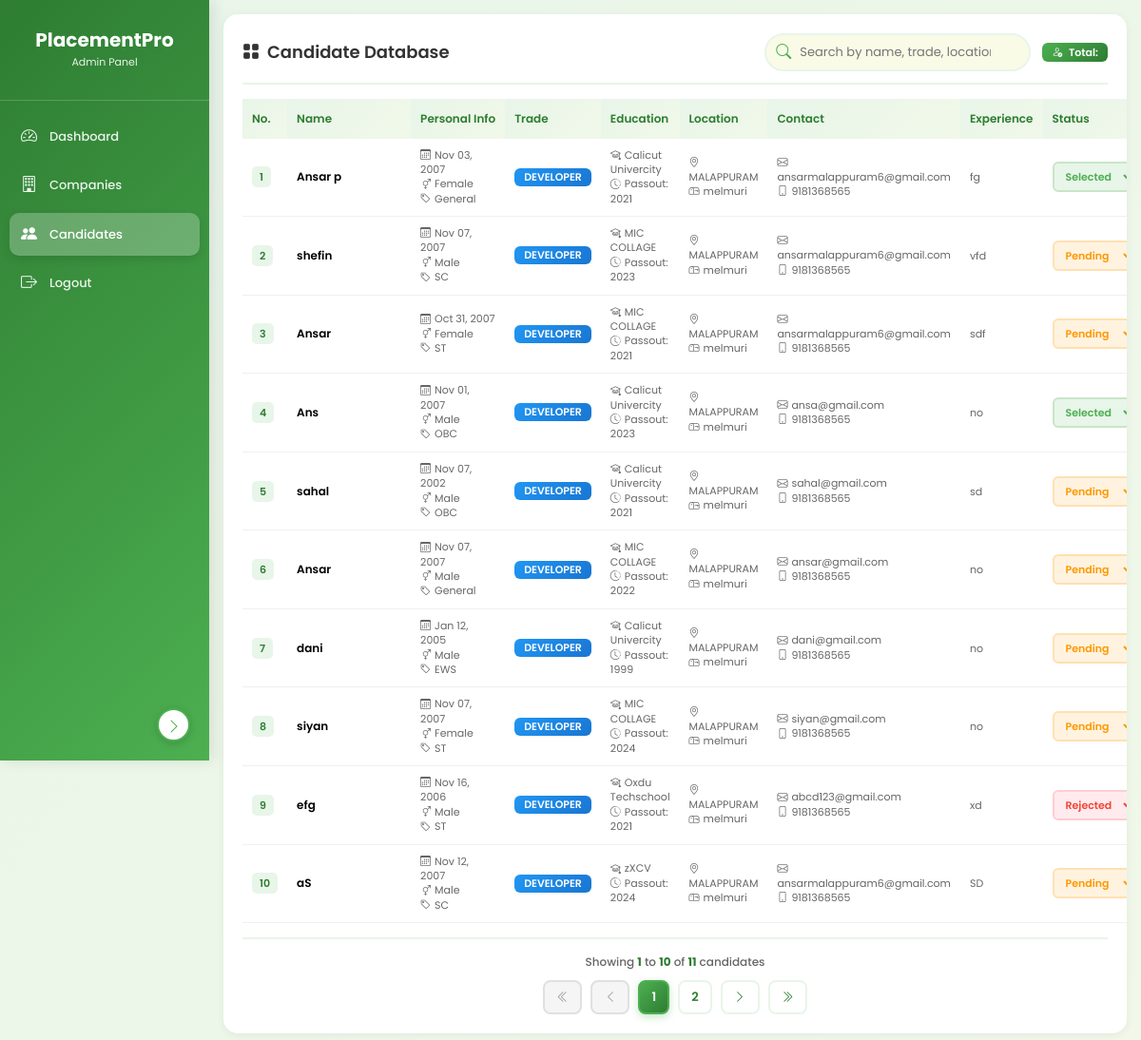
/view_candidates/ (signed in), run on the app's committed database.
### web/models.py (models this page shows, shortened)
class CandidateRegistration(models.Model):
    GENDER_CHOICES = (
        ('male', 'Male'),
        ('female', 'Female'),
        ('other', 'Other'),
    )
    CATEGORY_CHOICES = (
        ('general', 'General'),
        ('obc', 'OBC'),
        ('sc', 'SC'),
        ('st', 'ST'),
        ('ews', 'EWS'),
    )
    STATUS_CHOICES = (
        ('pending', 'Pending'),
        ('selected', 'Selected'),
        ('rejected', 'Rejected'),
    )
    name = models.CharField(max_length=200)
    dob = models.DateField()
    gender = models.CharField(max_length=10, choices=GENDER_CHOICES)
    category = models.CharField(max_length=20, choices=CATEGORY_CHOICES)
    district = models.CharField(max_length=100)
    post_office = models.CharField(max_length=100)
    mobile = models.CharField(max_length=15)
    email = models.EmailField()
    trade = models.CharField(max_length=100)
    passout_year = models.IntegerField()
    institute = models.CharField(max_length=300)
    experience = models.TextField()
    status = models.CharField(max_length=20, choices=STATUS_CHOICES, default='pending')
    created_at = models.DateTimeField(auto_now_add=True)

### web/views.py (the view)
# urls.py: path('view_candidates/', views.view_candidates, name='view_candidates'),
@login_required
def view_candidates(request):
    if request.user.profile.user_type != 'admin':
        messages.error(request, 'Access denied. Admin only.')
        return redirect('web:main')
    candidates_list = CandidateRegistration.objects.all().order_by('-created_at')
    paginator = Paginator(candidates_list, 10)
    page = request.GET.get('page', 1)
    try:
        candidates = paginator.page(page)
    except PageNotAnInteger:
        candidates = paginator.page(1)
    except EmptyPage:
        candidates = paginator.page(paginator.num_pages)
    return render(request, 'web/view_candidates.html', {'candidates': candidates})

### templates/web/view_candidates.html (shortened to what this page needs)
<!DOCTYPE html>
<html lang="en">
<head>
    <link href="https://cdn.jsdelivr.net/npm/bootstrap@5.3.3/dist/css/bootstrap.min.css" rel="stylesheet">
    <link rel="stylesheet" href="https://cdn.jsdelivr.net/npm/bootstrap-icons@1.11.1/font/bootstrap-icons.css">
</head>
<body>
    <div class="sidebar" id="sidebar">
        <div class="sidebar-toggle" onclick="toggleSidebar()">
            <i class="bi bi-chevron-left"></i>
        </div>
        <div class="sidebar-header">
            <h2>PlacementPro</h2>
            <p>Admin Panel</p>
        </div>
        <ul class="sidebar-menu">
            <li><a href="{% url 'web:dashboard' %}" data-tooltip="Dashboard"><i class="bi bi-speedometer2"></i> <span class="menu-text">Dashboard</span></a></li>
            <li><a href="{% url 'web:view_companies' %}" data-tooltip="Companies"><i class="bi bi-building"></i> <span class="menu-text">Companies</span></a></li>
            <li><a href="{% url 'web:view_candidates' %}" class="active" data-tooltip="Candidates"><i class="bi bi-people-fill"></i> <span class="menu-text">Candidates</span></a></li>
            <li><a href="{% url 'web:logout' %}" data-tooltip="Logout"><i class="bi bi-box-arrow-right"></i> <span class="menu-text">Logout</span></a></li>
        </ul>
    </div>
    <div class="main-content" id="mainContent">
        <div class="content-section">
            <div class="section-header">
                <h3>
                    <i class="bi bi-grid-fill"></i>
                    Candidate Database
                </h3>
                <div class="header-actions">
                    <div class="search-container">
                        <input type="text"
                               class="search-input"
                               id="searchInput"
                               placeholder="Search by name, trade, location..."
                               autocomplete="off">
                    </div>
                    <span class="badge bg-success">
                        <i class="bi bi-person-check me-1"></i>
                        Total:
                    </span>
                </div>
            </div>
            <div class="table-wrapper">
                <table class="table table-hover" id="candidatesTable">
                    <thead>
                        <tr>
                            <th>No.</th>
                            <th>Name</th>
                            <th>Personal Info</th>
                            <th>Trade</th>
                            <th>Education</th>
                            <th>Location</th>
                            <th>Contact</th>
                            <th>Experience</th>
                            <th>Status</th>
                        </tr>
                    </thead>
                    <tbody>
                        {% for candidate in candidates %}
                        <tr data-name="{{ candidate.name|lower }}"
                            data-trade="{{ candidate.trade|lower }}"
                            data-district="{{ candidate.district|lower }}"
                            data-gender="{{ candidate.get_gender_display|lower }}"
                            data-category="{{ candidate.get_category_display|lower }}"
                            data-status="{{ candidate.status|lower }}">
                            <td><span class="id-badge">{{ forloop.counter|add:candidates.start_index|add:"-1" }}</span></td>
                            <td class="name-cell">{{ candidate.name }}</td>
                            <td class="info-cell">
                                <small><i class="bi bi-calendar3 me-1"></i>{{ candidate.dob|date:"M d, Y" }}</small>
                                <small><i class="bi bi-gender-ambiguous me-1"></i>{{ candidate.get_gender_display }}</small>
                                <small><i class="bi bi-tag me-1"></i>{{ candidate.get_category_display }}</small>
                            </td>
                            <td><span class="badge bg-primary">{{ candidate.trade }}</span></td>
                            <td class="info-cell">
                                <small><i class="bi bi-mortarboard me-1"></i>{{ candidate.institute|truncatewords:3 }}</small>
                                <small><i class="bi bi-clock-history me-1"></i>Passout: {{ candidate.passout_year }}</small>
                            </td>
                            <td class="info-cell">
                                <small><i class="bi bi-geo-alt me-1"></i>{{ candidate.district }}</small>
                                <small><i class="bi bi-mailbox me-1"></i>{{ candidate.post_office }}</small>
                            </td>
                            <td class="contact-cell info-cell">
                                <small><i class="bi bi-envelope me-1"></i>{{ candidate.email }}</small>
                                <small><i class="bi bi-phone me-1"></i>{{ candidate.mobile }}</small>
                            </td>
                            <td>
                                <small class="experience-cell" title="{{ candidate.experience }}">
                                    {{ candidate.experience|truncatewords:8 }}
                                </small>
                            </td>
                            <td>
                                <form method="POST" action="{% url 'web:update_candidate_status' candidate.id %}" style="display: inline;">
                                    <select name="status" class="status-select {{ candidate.status }}" onchange="this.form.submit()">
                                        <option value="pending" {% if candidate.status == 'pending' %}selected{% endif %}>Pending</option>
                                        <option value="selected" {% if candidate.status == 'selected' %}selected{% endif %}>Selected</option>
                                        <option value="rejected" {% if candidate.status == 'rejected' %}selected{% endif %}>Rejected</option>
                                    </select>
                                </form>
                            </td>
                        </tr>
                        {% endfor %}
                    </tbody>
                </table>
            </div>
            {% if candidates.has_other_pages %}
            <div class="pagination-wrapper">
                <div class="page-info">
                    Showing <strong>{{ candidates.start_index }}</strong> to <strong>{{ candidates.end_index }}</strong> of <strong>{{ candidates.paginator.count }}</strong> candidates
                </div>
                <nav aria-label="Candidates pagination">
                    <ul class="pagination">
                        {% if candidates.has_previous %}
                        <li class="page-item">
                            <a class="page-link" href="?page=1" aria-label="First">
                                <i class="bi bi-chevron-double-left"></i>
                            </a>
                        </li>
                        <li class="page-item">
                            <a class="page-link" href="?page={{ candidates.previous_page_number }}" aria-label="Previous">
                                <i class="bi bi-chevron-left"></i>
                            </a>
                        </li>
                        {% else %}
                        <li class="page-item disabled">
                            <span class="page-link"><i class="bi bi-chevron-double-left"></i></span>
                        </li>
                        <li class="page-item disabled">
                            <span class="page-link"><i class="bi bi-chevron-left"></i></span>
                        </li>
                        {% endif %}
                        {% for num in candidates.paginator.page_range %}
                            {% if candidates.number == num %}
                            <li class="page-item active">
                                <span class="page-link">{{ num }}</span>
                            </li>
                            {% elif num > candidates.number|add:'-3' and num < candidates.number|add:'3' %}
                            <li class="page-item">
                                <a class="page-link" href="?page={{ num }}">{{ num }}</a>
                            </li>
                            {% endif %}
                        {% endfor %}
                        {% if candidates.has_next %}
                        <li class="page-item">
                            <a class="page-link" href="?page={{ candidates.next_page_number }}" aria-label="Next">
                                <i class="bi bi-chevron-right"></i>
                            </a>
                        </li>
                        <li class="page-item">
                            <a class="page-link" href="?page={{ candidates.paginator.num_pages }}" aria-label="Last">
                                <i class="bi bi-chevron-double-right"></i>
                            </a>
                        </li>
                        {% endif %}
                    </ul>
                </nav>
            </div>
            {% endif %}
        </div>
    </div>
</body>
</html>

### data on the page
CandidateRegistration: name "Ansar p", dob "Nov 03, 2007", gender "Female", category "General", trade "DEVELOPER", institute "Calicut Univercity", passout_year "2021", district "MALAPPURAM", post_office "melmuri", email "ansarmalappuram6@gmail.com", mobile "9181368565", experience "fg", status "Selected"
CandidateRegistration: name "shefin", dob "Nov 07, 2007", gender "Male", category "SC", trade "DEVELOPER", institute "MIC COLLAGE", passout_year "2023", district "MALAPPURAM", post_office "melmuri", email "ansarmalappuram6@gmail.com", mobile "9181368565", experience "vfd", status "Pending"
CandidateRegistration: name "Ansar", dob "Oct 31, 2007", gender "Female", category "ST", trade "DEVELOPER", institute "MIC COLLAGE", passout_year "2021", district "MALAPPURAM", post_office "melmuri", email "ansarmalappuram6@gmail.com", mobile "9181368565", experience "sdf", status "Pending"
CandidateRegistration: name "Ans", dob "Nov 01, 2007", gender "Male", category "OBC", trade "DEVELOPER", institute "Calicut Univercity", passout_year "2023", district "MALAPPURAM", post_office "melmuri", email "ansa@gmail.com", mobile "9181368565", experience "no", status "Selected"
CandidateRegistration: name "sahal", dob "Nov 07, 2002", gender "Male", category "OBC", trade "DEVELOPER", institute "Calicut Univercity", passout_year "2021", district "MALAPPURAM", post_office "melmuri", email "sahal@gmail.com", mobile "9181368565", experience "sd", status "Pending"
CandidateRegistration: name "Ansar", dob "Nov 07, 2007", gender "Male", category "General", trade "DEVELOPER", institute "MIC COLLAGE", passout_year "2022", district "MALAPPURAM", post_office "melmuri", email "ansar@gmail.com", mobile "9181368565", experience "no", status "Pending"
CandidateRegistration: name "dani", dob "Jan 12, 2005", gender "Male", category "EWS", trade "DEVELOPER", institute "Calicut Univercity", passout_year "1999", district "MALAPPURAM", post_office "melmuri", email "dani@gmail.com", mobile "9181368565", experience "no", status "Pending"
CandidateRegistration: name "siyan", dob "Nov 07, 2007", gender "Female", category "ST", trade "DEVELOPER", institute "MIC COLLAGE", passout_year "2024", district "MALAPPURAM", post_office "melmuri", email "siyan@gmail.com", mobile "9181368565", experience "no", status "Pending"
CandidateRegistration: name "efg", dob "Nov 16, 2006", gender "Male", category "ST", trade "DEVELOPER", institute "Oxdu Techschool", passout_year "2021", district "MALAPPURAM", post_office "melmuri", email "abcd123@gmail.com", mobile "9181368565", experience "xd", status "Rejected"
CandidateRegistration: name "aS", dob "Nov 12, 2007", gender "Male", category "SC", trade "DEVELOPER", institute "zXCV", passout_year "2024", district "MALAPPURAM", post_office "melmuri", email "ansarmalappuram6@gmail.com", mobile "9181368565", experience "SD", status "Pending"

### other printed values
{{ candidates.start_index }} "1"
{{ candidates.end_index }} "10"
{{ candidates.paginator.count }} "11"
{{ num }} "1"
{{ num }} "2"
